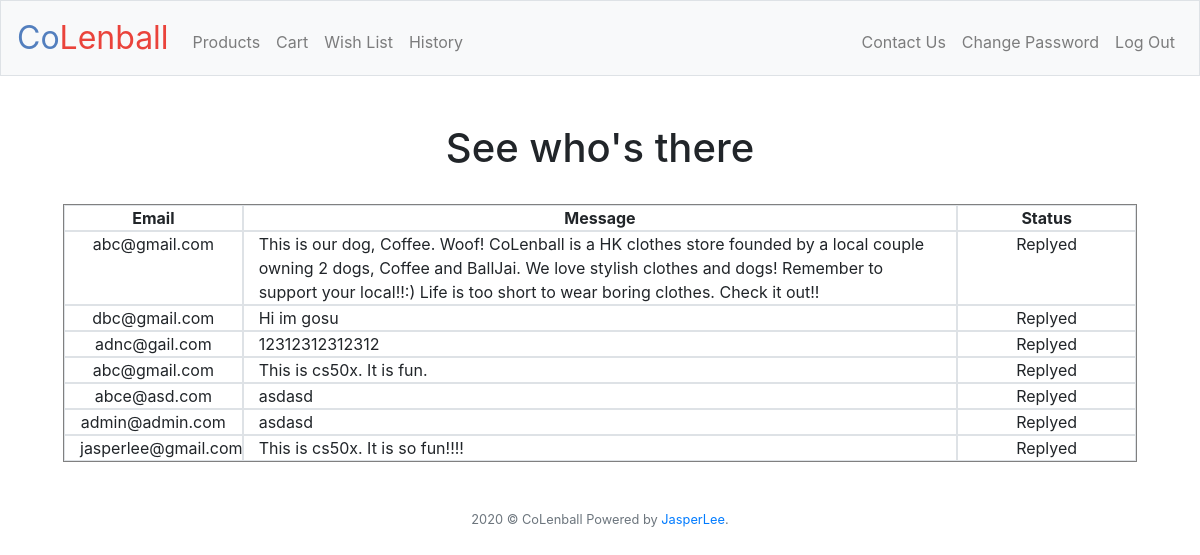
/contacted (signed in), run on the app's committed database.
### tables this page shows
CREATE TABLE contact(
'id' INTEGER PRIMARY KEY AUTOINCREMENT NOT NULL,
'email' varchar(255) NOT NULL,
'content' varchar(500) NOT NULL,
'replyed' BOOL NOT NULL DEFAULT 0);

### application.py (the view)
@app.route("/contacted", methods=["GET","POST"])
@login_required # ch admin
def contacted():
    if request.method == "POST":
        id = request.form.get("replyed")
        db.execute("UPDATE contact SET replyed=1 WHERE id = ?", id)
        return redirect("/contacted")
    else:
        rows = db.execute("SELECT * FROM contact")
        return render_template("contacted.html", rows=rows)

### application.py (called while the page is built)
@app.after_request
def after_request(response):
    response.headers["Cache-Control"] = "no-cache, no-store, must-revalidate"
    response.headers["Expires"] = 0
    response.headers["Pragma"] = "no-cache"
    return response

### helpers.py (called while the page is built)
def login_required(f):
    @wraps(f)
    def decorated_function(*args, **kwargs):
        if session.get("user_id") is None:
            return redirect("/")
        return f(*args, **kwargs)
    return decorated_function

### templates/contacted.html (shortened to what this page needs)
{% extends "layout.html" %}
{% block main %}
    <h1>See who's there</h1>
    <br>
    <form action="/contacted" method="post">
    <div class="row" style="border: 1px solid grey;">
        <div class="col-md-2 border">
            <b>Email</b>
        </div>
        <div class="col-md-8 border">
            <b>Message</b>
        </div>
        <div class="col-md-2 border">
            <b>Status</b>
        </div>
        {% for i in rows %}
        <div class="col-md-2 border">
            {{i['email']}}
        </div>
        <div class="col-md-8 border" style="text-align: left">
            {{i['content']}}
        </div>
        <div class="col-md-2 border">
            {% if i['replyed'] == 0 %}
            <button type="submit" class="btn btn-primary" name="replyed" value="{{i["id"]}}">Reply</button>
            {% else %}
            Replyed
            {% endif %}
        </div>
        {% endfor %}
    </div>
    </form>
{% endblock %}

### static/styles.css (style rules this page uses)
.row:after { content: ""; display: table; clear: both; }
.border { border-right: 1px solid black; }

### data on the page
contact: email "abc@gmail.com", content "This is our dog, Coffee. Woof! CoLenball is a HK clothes store founded by a local couple owning 2 dogs, Coffee and BallJai. We love stylish clothes and dogs! Remember to support your local!!:) Life is too short to wear boring clothes. Check it out!!", replyed "Replyed"
contact: email "dbc@gmail.com", content "Hi im gosu", replyed "Replyed"
contact: email "adnc@gail.com", content "12312312312312", replyed "Replyed"
contact: email "abc@gmail.com", content "This is cs50x. It is fun.", replyed "Replyed"
contact: email "abce@asd.com", content "asdasd", replyed "Replyed"
contact: email "admin@admin.com", content "asdasd", replyed "Replyed"
contact: email "jasperlee@gmail.com", content "This is cs50x. It is so fun!!!!", replyed "Replyed"
